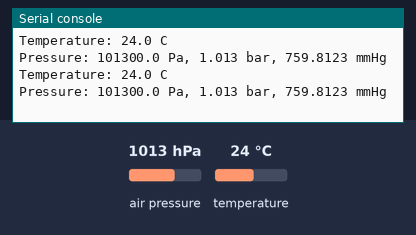
Bench run of a program on a simulated MicroPython board. Shown: the last lines printed to the serial console. The test bench sets the inputs (shaded band); at power-on: air pressure 1013 hPa, temperature 24 °C.

Above: at 1.2 s.
1.3 s: air pressure set to 952 hPa
At 2.6 s:
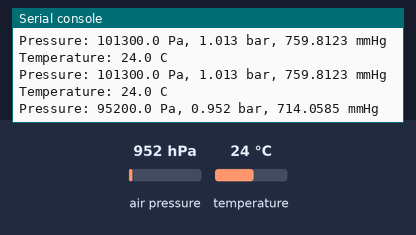
2.8 s: temperature set to 12 °C
At 3.7 s:
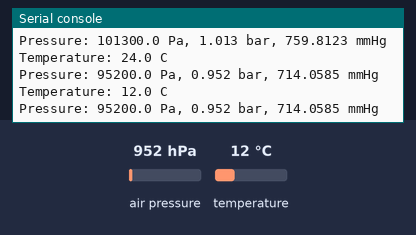
4.3 s: air pressure set to 975 hPa
At 5.3 s:
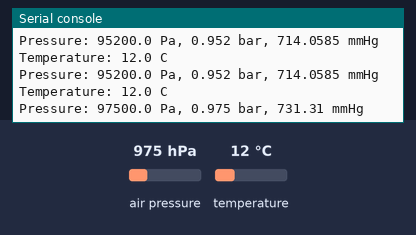
Timing chart, 0 to 7.3 s (numbered marks = the images above; inputs shaded):
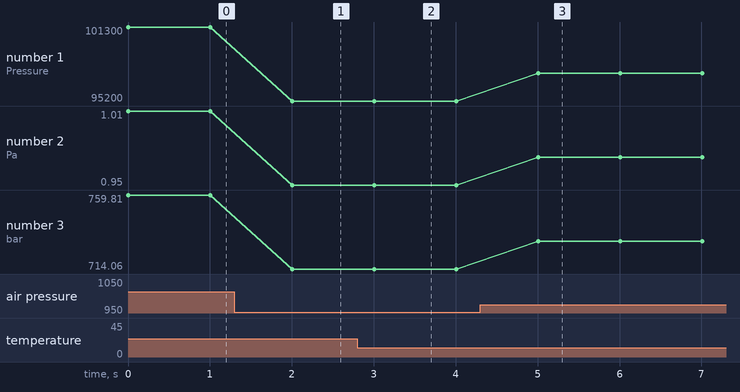

Measured:
- after the input at 1.3 s, the serial console: prints a new line after 0.70 s (image 1)
- after the input at 2.8 s, the serial console: prints a new line after 0.21 s (image 2)
- after the input at 4.3 s, the serial console: prints a new line after 0.71 s (image 3)
- plotted number 1: 101300 → 95200 after the input at 1.3 s, 95200 → 97500 after the input at 4.3 s
- plotted number 2: 1.01 → 0.95 after the input at 1.3 s, 0.95 → 0.97 after the input at 4.3 s
- plotted number 3: 759.81 → 714.06 after the input at 1.3 s, 714.06 → 731.31 after the input at 4.3 s

The program:

bmptest.py
```python
from machine import Pin,SoftI2C
from bmp280 import *
import time

#bus = I2C(0,scl='P6_0',sda='P6_1',freq=100000)
bus = SoftI2C(scl='P6_0', sda='P6_1', freq=100000)
bmp = BMP280(bus)

bmp.use_case(BMP280_CASE_INDOOR)

while True:
    pressure=bmp.pressure
    p_bar=pressure/100000
    p_mmHg=pressure/133.3224
    temperature=bmp.temperature
    print("Temperature: {} C".format(temperature))
    print("Pressure: {} Pa, {} bar, {} mmHg".format(pressure,p_bar,p_mmHg))
    time.sleep(1)
```
